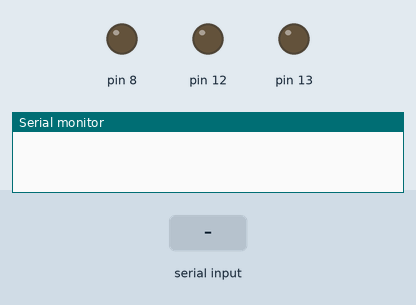
Simulated run of this sketch. Board: Arduino Uno, built with avr-gcc and run on an emulated ATmega328P. Shown: output pins drawn as LEDs (lit = HIGH), the last lines printed to the serial monitor. Inputs (shaded band) come from the test bench.

Above: at 1.2 s.
1.3 s: "r" received over the second serial link
At 2.4 s:
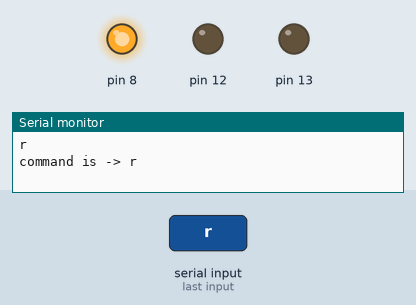
2.8 s: "g" received over the second serial link
At 3.5 s:
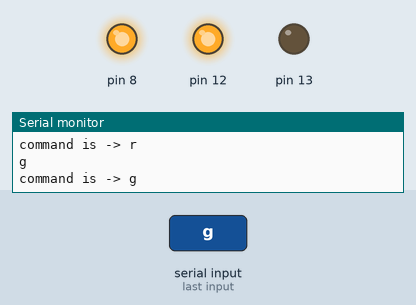
4.3 s: "b" received over the second serial link
At 4.7 s:
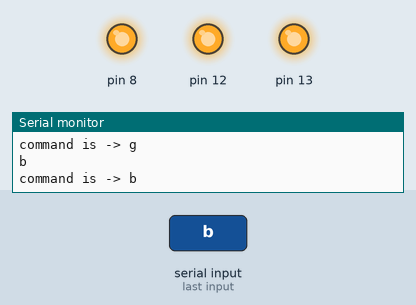
5.8 s: "r" received over the second serial link
At 7.0 s:
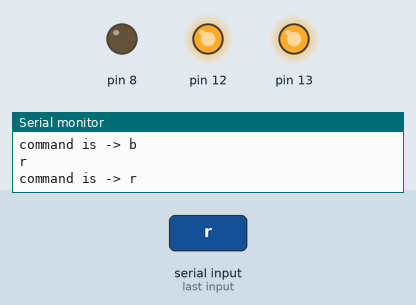
7.3 s: "g" received over the second serial link
At 8.2 s:
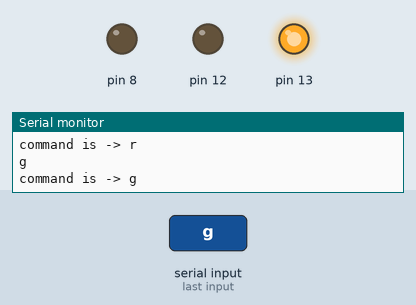
Timing chart, 0 to 9.8 s (numbered marks = the images above; inputs shaded):
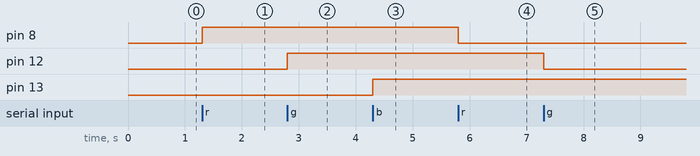

Measured:
- after the input at 1.3 s, pin 8: LOW → HIGH at once
- after the input at 2.8 s, pin 12: LOW → HIGH at once
- after the input at 4.3 s, pin 13: LOW → HIGH at once
- after the input at 5.8 s, pin 8: HIGH → LOW at once
- after the input at 7.3 s, pin 12: HIGH → LOW at once

The sketch:

bt_rgb.ino
```cpp
#define rxPin 2
#define txPin 4

#include <SoftwareSerial.h>

SoftwareSerial mySerial =  SoftwareSerial(rxPin, txPin);
int state1 = LOW;
int state2 = LOW;
int state3 = LOW;

void setup()
{
  Serial.begin(38400);

  pinMode(rxPin, INPUT);
  pinMode(txPin, OUTPUT);

  pinMode(13, OUTPUT);
  pinMode(12, OUTPUT);
  pinMode(8, OUTPUT);

  mySerial.begin(9600);
}

void loop() // run over and over
{
  String command = "";
  while (mySerial.available() > 0)
  {
    char c = mySerial.read();
    Serial.println(c);
    command.concat(c);
  }

  command.trim();
  if (command == "")
    return;

  Serial.println("command is -> " + command);

  if (command == "r")
  {
    if (state3 == LOW)
      state3 = HIGH;
    else if (state3 == HIGH)
      state3 = LOW;

    digitalWrite(8, state3);
  }

  if (command == "g")
  {
    if (state2 == LOW)
      state2 = HIGH;
    else if (state2 == HIGH)
      state2 = LOW;

    digitalWrite(12, state2);
  }

  if (command == "b")
  {
    if (state1 == LOW)
      state1 = HIGH;
    else if (state1 == HIGH)
      state1 = LOW;

    digitalWrite(13, state1);
  }
}
```
